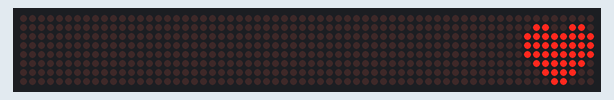
This sketch was run on a simulated Arduino Uno, built with avr-gcc and run on an emulated ATmega328P. Shown: 64×8 LED matrix.

Above: at 0.1 s.

The sketch:

coracao_display.ino
```cpp
#include <LedControl.h>

int DIN = 13;
int CS = 12;
int CLK   = 11;
LedControl lc=LedControl(DIN, CLK, CS,0);

int coracao[8] = {B00000000, B01100110, B11111111, B11111111, B11111111, B01111110, B00111100, B00011000};

void setup() {

  lc.shutdown(0,false);
  lc.setIntensity(0,0);
  lc.clearDisplay(0);

}

void loop() {

  for (int i = 0; i < 8; i++) {
    lc.setRow(0, i, coracao[i]);
  }
  delay(5000);

  lc.clearDisplay(0);

}
```
